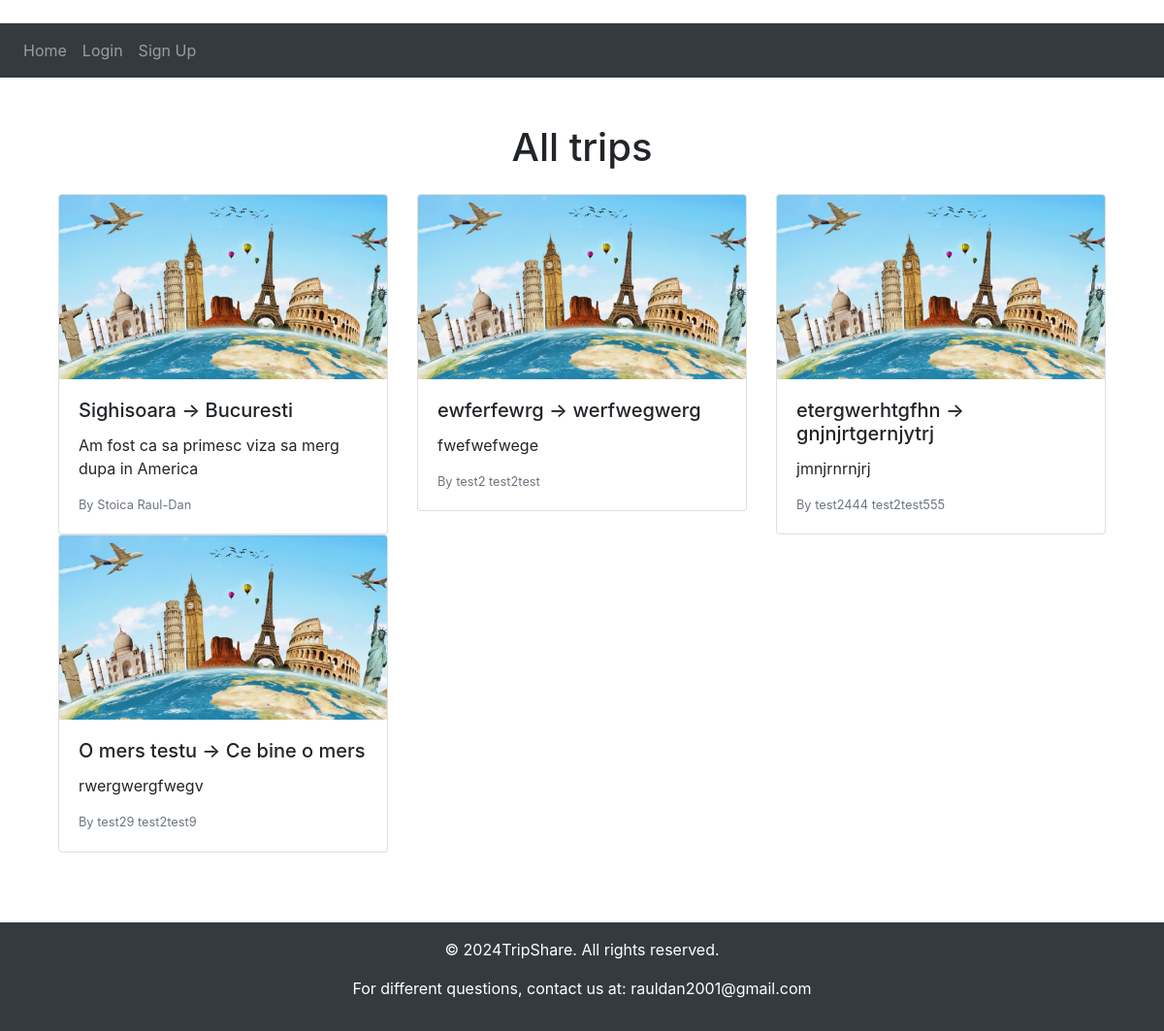
Page /all-trips on the committed database.
### website/models.py (models this page shows)
class Trip(db.Model):
    id = db.Column(db.Integer, primary_key=True)
    start_location = db.Column(db.String(100))
    end_location =db.Column(db.String(100))
    story = db.Column(db.String(1000))
    date = db.Column(db.DateTime(timezone=True), default=func.now())
    user_id = db.Column(db.Integer, db.ForeignKey('user.id'))
    user = db.relationship('User', back_populates='trips')

class User(UserMixin, db.Model):
    id = db.Column(db.Integer, primary_key=True)
    email = db.Column(db.String(150), unique=True)
    password = db.Column(db.String(150))
    first_name = db.Column(db.String(50))
    last_name = db.Column(db.String(50))
    trips = db.relationship('Trip', back_populates='user')

### website/views.py (the view)
@views.route('/all-trips')
def all_trips():
    trips = Trip.query.all()
    return render_template('all_trips.html', trips=trips, user=current_user)

### website/__init__.py (called while the page is built)
def create_app():
    app = Flask(__name__)
    app.config['SECRET_KEY'] = 'EK5qVn2kUwzZQN4T7rAFug'
    app.config['SQLALCHEMY_DATABASE_URI'] = f'sqlite:///{DB_NAME}'
    db.init_app(app)
    from .views import views
    from .auth import auth
    app.register_blueprint(views, url_prefix='/')
    app.register_blueprint(auth, url_prefix='/')
    from .models import User, Trip
    create_database(app)
    login_manager = LoginManager()
    login_manager.login_view = 'auth.login'
    login_manager.init_app(app)
    @login_manager.user_loader
    def load_user(id):
        print(f"Loading user with id: {id}")
        return User.query.get(int(id))
    @app.context_processor
    def inject_user():
        print(f"Injecting user: {current_user}")
        return dict(user=current_user)
    return app

### website/templates/all_trips.html (shortened to what this page needs)
﻿{% extends "base.html" %}
{% block content %}
<div class="container my-5">
    <h1 class="text-center mb-4">All trips</h1>
    <div class="row">
        {% for trip in trips %}
        <div class="col-md-4">
            <div class="card">
                <img class="card-img-top" src="{{url_for('static', filename='GetStared.jpg')}}" alt="UserImage" />
                <div class="card-body">
                    <h5 class="card-title">
                        {{trip.start_location}} <span class="arrow">→</span> {{trip.end_location}}
                    </h5>
                    <p class="card-text">{{ trip.story }}</p>
                    <p class="card-text"><small class="text-muted">By {{ trip.user.first_name }} {{ ' ' }} {{ trip.user.last_name }}</small></p>
                </div>
            </div>
        </div>
        {% endfor %}
    </div>
</div>
{% endblock %}

### website/templates/base.html (shortened to what this page needs)
<!DOCTYPE html>
<html>
<head>
    <link rel="stylesheet"
          href="https://stackpath.bootstrapcdn.com/bootstrap/4.4.1/css/bootstrap.min.css"
 />
    <link rel="stylesheet"
          href="https://stackpath.bootstrapcdn.com/font-awesome/4.7.0/css/font-awesome.min.css"
 />
</head>
<body>
    <nav class="navbar navbar-expand-lg navbar-dark bg-dark">
        <div class="collapse navbar-collapse" id="navbar">
            <div class="navbar-nav">
                <a class="nav-item nav-link" id="home" href="/">Home</a>
                {% if user.is_authenticated %}
                <a class="nav-item nav-link" id="alltrips" href="/all-trips">All Trips</a>
                <a class="nav-item nav-link" id="mytrips" href="/mytrips">My Trips</a>
                <a class="nav-item nav-link" id="logout" href="/logout">Logout</a>
                {% else %}
                <a class="nav-item nav-link" id="login" href="/login">Login</a>
                <a class="nav-item nav-link" id="signUp" href="/sign-up">Sign Up</a>
                {% endif %}
            </div>
        </div>
    </nav>
    <div class="container">{% block content %} {% endblock %}</div>
    <br />
    <footer class="bg-dark text-center py-3">
        <div class="container">
            <p class="text-white">&copy; 2024TripShare. All rights reserved.</p>
            <p class="text-white">For different questions, contact us at: <a href="mailto:rauldan@gmail.com" class="text-white">rauldan2001@gmail.com</a></p>
        </div>
    </footer>
</body>
</html>

### rows in the picture
Trip: start_location "Sighisoara", end_location "Bucuresti", story "Am fost ca sa primesc viza sa merg dupa in America", user.first_name "Stoica", user.last_name "Raul-Dan"
Trip: start_location "ewferfewrg", end_location "werfwegwerg", story "fwefwefwege", user.first_name "test2", user.last_name "test2test"
Trip: start_location "etergwerhtgfhn", end_location "gnjnjrtgernjytrj", story "jmnjrnrnjrj", user.first_name "test2444", user.last_name "test2test555"
Trip: start_location "O mers testu", end_location "Ce bine o mers", story "rwergwergfwegv", user.first_name "test29", user.last_name "test2test9"
